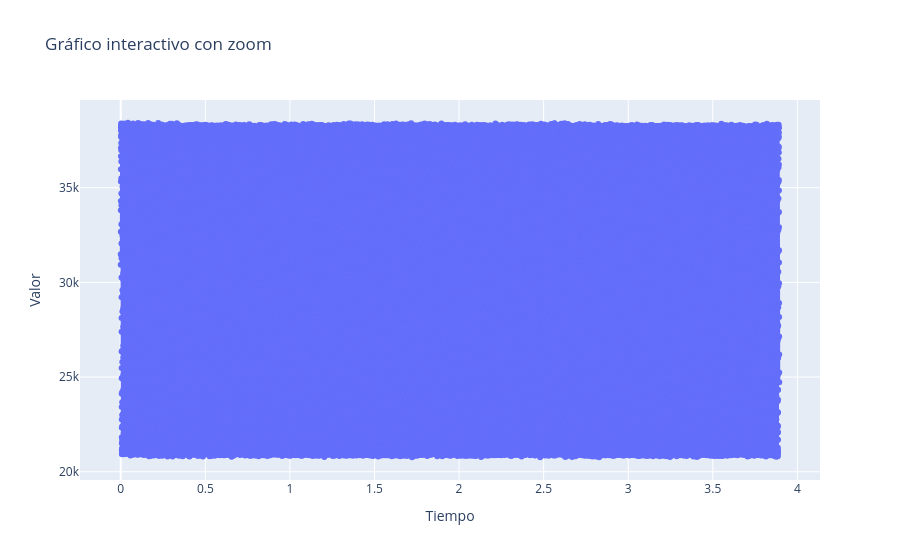

Here is the notebook cell this chart was saved with:
### Code cell
fig = go.Figure()

fig.add_trace(go.Scatter(
    x = t,
    y=new_arr,
    mode='lines+markers',
    name='Valores concatenados'
))

fig.update_layout(
    title='Gráfico interactivo con zoom',
    xaxis_title='Tiempo',
    yaxis_title='Valor',
    hovermode='x unified'
)

fig.show()

### Figure 1 — Plotly figure (JSON) as saved in the notebook; plotly's stock layout.template omitted (floating-point values rounded to 4 significant figures; data arrays with more than 128 entries replaced by an {"elided": "..."} marker saying what was removed)
{"data": [{"mode": "lines+markers", "name": "Valores concatenados", "type": "scatter", "x": {"elided": "44772 float values"}, "y": {"elided": "22386 int values"}}], "layout": {"hovermode": "x unified", "title": {"text": "Gráfico interactivo con zoom"}, "xaxis": {"title": {"text": "Tiempo"}}, "yaxis": {"title": {"text": "Valor"}}}}
